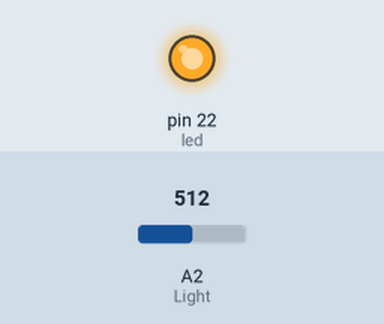
This sketch was run on a simulated Arduino Mega 2560, built with avr-gcc and run on an emulated ATmega2560. Parts: output pins drawn as LEDs (lit = HIGH). The inputs (shaded band) are chosen by the test bench; at power-on: A2 (Light) = 512. What the sketch prints to the serial monitor is not drawn.

Above: at 1.3 s.
1.4 s: A2 (Light) set to 990
2.9 s: A2 (Light) set to 1019
At 3.8 s:
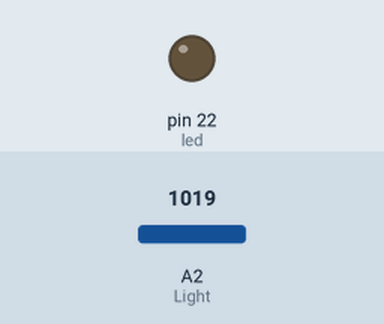
4.4 s: A2 (Light) set to 900
At 5.0 s:
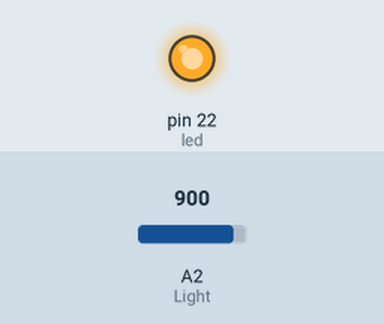
5.9 s: A2 (Light) set to 1010
At 7.3 s:
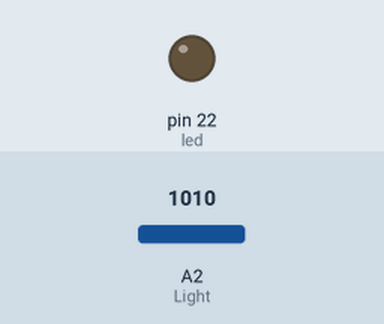
Timing chart, 0 to 8.4 s (numbered marks = the images above; inputs shaded):
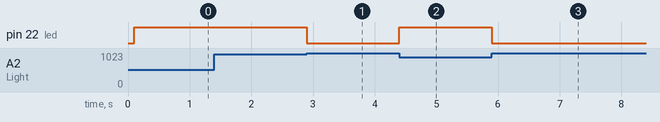

Measured:
- the behaviour switches between 1000 and 1001 on A2 (Light) (found by bisection; images 0 and 1)
- after the input at 2.9 s, pin 22 (led): HIGH → LOW at once
- after the input at 4.4 s, pin 22 (led): LOW → HIGH at once
- after the input at 5.9 s, pin 22 (led): HIGH → LOW at once

The sketch:

LDR_Light_Intensity_LED_Control.ino
```cpp
#define Light 2
#define led 22


void setup() {
  Serial.begin(115200);
  delay(100);
  pinMode(Light,INPUT);
  pinMode(led,OUTPUT);
  Serial.print("Setup Done\n");
}

void loop() {
  int val = analogRead(Light);

  if(val > 1000)
  {
    digitalWrite(led,LOW);
    Serial.println(val);
    Serial.print("More LIGHT\n");
    Serial.print("Keeping LED OFF\n");
  }
  else
  {
    digitalWrite(led,HIGH);
    Serial.println(val);
    Serial.print("LOW LIGHT\n");
    Serial.print("Switching ON the LED\n");
  }

}
```
